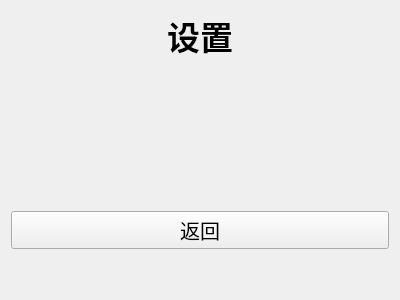
<?xml version="1.0" encoding="UTF-8"?>
<ui version="4.0">
 <class>SettingsPage</class>
 <widget class="QWidget" name="SettingsPage">
  <property name="geometry">
   <rect>
    <x>0</x>
    <y>0</y>
    <width>400</width>
    <height>300</height>
   </rect>
  </property>
  <property name="windowTitle">
   <string>Form</string>
  </property>
  <layout class="QGridLayout" name="gridLayout">
   <item row="0" column="0">
    <layout class="QVBoxLayout" name="verticalLayout" stretch="0,1,0,0">
     <item>
      <widget class="QLabel" name="label">
       <property name="font">
        <font>
         <pointsize>25</pointsize>
         <bold>true</bold>
        </font>
       </property>
       <property name="text">
        <string>设置</string>
       </property>
       <property name="alignment">
        <set>Qt::AlignmentFlag::AlignHCenter|Qt::AlignmentFlag::AlignTop</set>
       </property>
      </widget>
     </item>
     <item>
      <spacer name="verticalSpacer">
       <property name="orientation">
        <enum>Qt::Orientation::Vertical</enum>
       </property>
       <property name="sizeHint" stdset="0">
        <size>
         <width>20</width>
         <height>40</height>
        </size>
       </property>
      </spacer>
     </item>
     <item>
      <widget class="QPushButton" name="btn_back">
       <property name="font">
        <font>
         <pointsize>15</pointsize>
        </font>
       </property>
       <property name="text">
        <string>返回</string>
       </property>
      </widget>
     </item>
     <item>
      <spacer name="verticalSpacer_2">
       <property name="orientation">
        <enum>Qt::Orientation::Vertical</enum>
       </property>
       <property name="sizeHint" stdset="0">
        <size>
         <width>20</width>
         <height>40</height>
        </size>
       </property>
      </spacer>
     </item>
    </layout>
   </item>
  </layout>
 </widget>
 <resources/>
 <connections/>
</ui>
